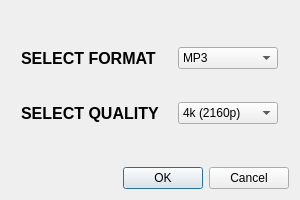
<?xml version="1.0" encoding="UTF-8"?>
<ui version="4.0">
 <class>downloadOptions</class>
 <widget class="QDialog" name="downloadOptions">
  <property name="geometry">
   <rect>
    <x>0</x>
    <y>0</y>
    <width>300</width>
    <height>200</height>
   </rect>
  </property>
  <property name="maximumSize">
   <size>
    <width>300</width>
    <height>200</height>
   </size>
  </property>
  <property name="baseSize">
   <size>
    <width>200</width>
    <height>0</height>
   </size>
  </property>
  <property name="windowTitle">
   <string>Dialog</string>
  </property>
  <layout class="QVBoxLayout" name="verticalLayout">
   <item>
    <widget class="QWidget" name="optionsContainer" native="true">
     <layout class="QGridLayout" name="gridLayout">
      <item row="0" column="0">
       <widget class="QLabel" name="selectFormat">
        <property name="maximumSize">
         <size>
          <width>150</width>
          <height>50</height>
         </size>
        </property>
        <property name="font">
         <font>
          <pointsize>12</pointsize>
          <bold>true</bold>
         </font>
        </property>
        <property name="text">
         <string>SELECT FORMAT</string>
        </property>
       </widget>
      </item>
      <item row="0" column="1">
       <widget class="QComboBox" name="formatsList">
        <property name="maximumSize">
         <size>
          <width>100</width>
          <height>16777215</height>
         </size>
        </property>
        <property name="layoutDirection">
         <enum>Qt::LeftToRight</enum>
        </property>
        <item>
         <property name="text">
          <string>MP3</string>
         </property>
        </item>
        <item>
         <property name="text">
          <string>M4A</string>
         </property>
        </item>
        <item>
         <property name="text">
          <string>FLAC</string>
         </property>
        </item>
        <item>
         <property name="text">
          <string>OPUS</string>
         </property>
        </item>
        <item>
         <property name="text">
          <string>WAV</string>
         </property>
        </item>
        <item>
         <property name="text">
          <string>MP4</string>
         </property>
        </item>
        <item>
         <property name="text">
          <string>MKV</string>
         </property>
        </item>
        <item>
         <property name="text">
          <string>WEBM</string>
         </property>
        </item>
       </widget>
      </item>
      <item row="1" column="0">
       <widget class="QLabel" name="selectQuality">
        <property name="maximumSize">
         <size>
          <width>150</width>
          <height>50</height>
         </size>
        </property>
        <property name="font">
         <font>
          <pointsize>12</pointsize>
          <bold>true</bold>
         </font>
        </property>
        <property name="text">
         <string>SELECT QUALITY</string>
        </property>
       </widget>
      </item>
      <item row="1" column="1">
       <widget class="QComboBox" name="qualityList">
        <property name="maximumSize">
         <size>
          <width>100</width>
          <height>16777215</height>
         </size>
        </property>
        <item>
         <property name="text">
          <string>4k (2160p)</string>
         </property>
        </item>
        <item>
         <property name="text">
          <string>2K (1440p)</string>
         </property>
        </item>
        <item>
         <property name="text">
          <string>Full HD (1080p)</string>
         </property>
        </item>
        <item>
         <property name="text">
          <string>HD (720p)</string>
         </property>
        </item>
        <item>
         <property name="text">
          <string>Standard (480p)</string>
         </property>
        </item>
        <item>
         <property name="text">
          <string>Low (360p)</string>
         </property>
        </item>
       </widget>
      </item>
     </layout>
    </widget>
   </item>
   <item>
    <widget class="QDialogButtonBox" name="buttonBox">
     <property name="orientation">
      <enum>Qt::Horizontal</enum>
     </property>
     <property name="standardButtons">
      <set>QDialogButtonBox::Cancel|QDialogButtonBox::Ok</set>
     </property>
    </widget>
   </item>
  </layout>
 </widget>
 <resources/>
 <connections>
  <connection>
   <sender>buttonBox</sender>
   <signal>accepted()</signal>
   <receiver>downloadOptions</receiver>
   <slot>accept()</slot>
   <hints>
    <hint type="sourcelabel">
     <x>248</x>
     <y>254</y>
    </hint>
    <hint type="destinationlabel">
     <x>157</x>
     <y>274</y>
    </hint>
   </hints>
  </connection>
  <connection>
   <sender>buttonBox</sender>
   <signal>rejected()</signal>
   <receiver>downloadOptions</receiver>
   <slot>reject()</slot>
   <hints>
    <hint type="sourcelabel">
     <x>316</x>
     <y>260</y>
    </hint>
    <hint type="destinationlabel">
     <x>286</x>
     <y>274</y>
    </hint>
   </hints>
  </connection>
 </connections>
</ui>
